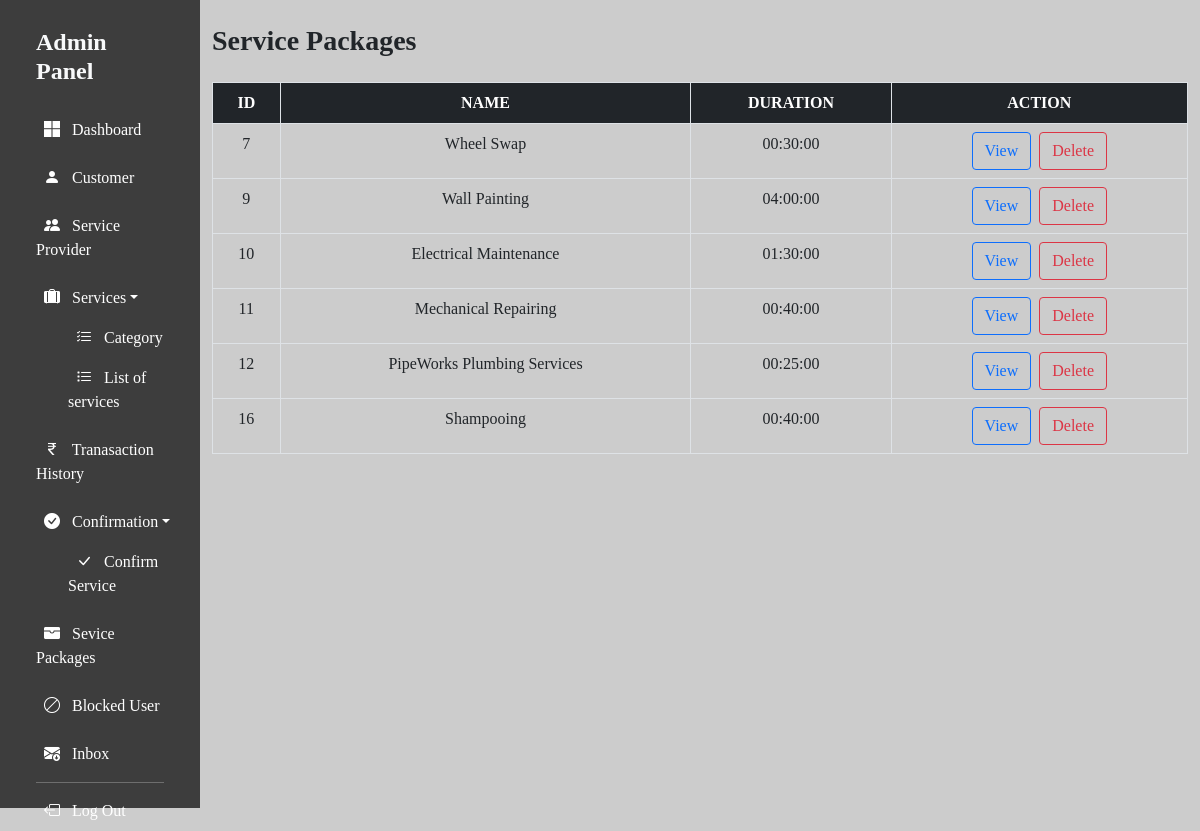
The app's page /SuperAdmin/component/service_package.php (signed in) with its own data.
### tables this page shows
CREATE TABLE `service_service_provider` (
  `service_id` int(11) NOT NULL,
  `sp_id` int(11) NOT NULL,
  `s_price` float(7,2) NOT NULL,
  `status` varchar(10) NOT NULL
);

CREATE TABLE `services` (
  `service_id` int(11) NOT NULL,
  `s_name` varchar(255) NOT NULL,
  `s_desc` longtext NOT NULL,
  `cat_id` int(11) NOT NULL,
  `s_duration` time NOT NULL,
  `sp_id` int(11) NOT NULL,
  `picture` longblob NOT NULL,
  `s_status` varchar(10) NOT NULL
);

### SuperAdmin/component/service_package.php (the view, shortened to what this page needs)
<!DOCTYPE html>
<html lang="en">
   <head>
      <?php include_once "../includes/header.php"; ?>
   </head>
   <body style="background-color:rgba(128, 128, 128, 0.4)" class="container-fluid">
   <div class="row">
        <?php include_once "../includes/sidenav.php"; ?>
        <div class="col-md-10">
        <h3 class="fw-bold mt-4 mb-2">Service Packages</h3>
        <div class="table-responsive overflow-auto" data-aos="fade-in" style="height:650px">
        <table class="table table-bordered my-3">
            <thead class="bg-dark">
                <tr class="text-white text-center">
                    <th>ID</th>
                    <th>NAME</th>
                    <th>DURATION</th>
                    <th>ACTION</th>
                </tr>
            </thead>
            <tbody>
                <?php
                    require_once "..\Database\db_connection.php";
                    $qry = "SELECT * FROM services NATURAL JOIN service_service_provider";
                    $res = $conn->query($qry);
                    if($res!==false && $res->num_rows>0){
                        while($row = $res->fetch_assoc()){
                            ?>
                                <tr class="text-center">
                                    <td><?php echo $row['service_id']; ?></td>
                                    <td><?php echo $row['s_name']; ?></td>
                                    <td><?php echo $row['s_duration']; ?></td>
                                    <td>
                                        <a class="btn btn-outline-primary me-1" href="view_service.php?id=<?php echo $row['service_id']; ?>">View</a>
                                        <a class="btn btn-outline-danger" href="http://localhost/ServiceSphere/Service_Sphere/component/delete_service.php?id=<?php echo $row['service_id']; ?>">Delete</a>
                                    </td>
                                </tr>
                            <?php
                        }
                    }else{
                        echo "<h1 class='text-center my-1'>No Records Found.</h1>";
                    }
                ?>
            </tbody>
        </table>
        </div>
        </div>
    </div>
</body>
</html>

### SuperAdmin/assets/css/nav.css (style rules this page uses)
* { font-family: Cambria, Cochin, Georgia, Times, 'Times New Roman', serif; }

### SuperAdmin/includes/header.php (style rules this page uses)
body { overflow-y: hidden; }

### records on screen
service_service_provider: service.service_id "7", service.s_name "Wheel Swap", service.s_duration "00:30:00"
service_service_provider: service.service_id "9", service.s_name "Wall Painting", service.s_duration "04:00:00"
service_service_provider: service.service_id "10", service.s_name "Electrical Maintenance", service.s_duration "01:30:00"
service_service_provider: service.service_id "11", service.s_name "Mechanical Repairing", service.s_duration "00:40:00"
service_service_provider: service.service_id "12", service.s_name "PipeWorks Plumbing Services", service.s_duration "00:25:00"
service_service_provider: service.service_id "16", service.s_name "Shampooing", service.s_duration "00:40:00"
